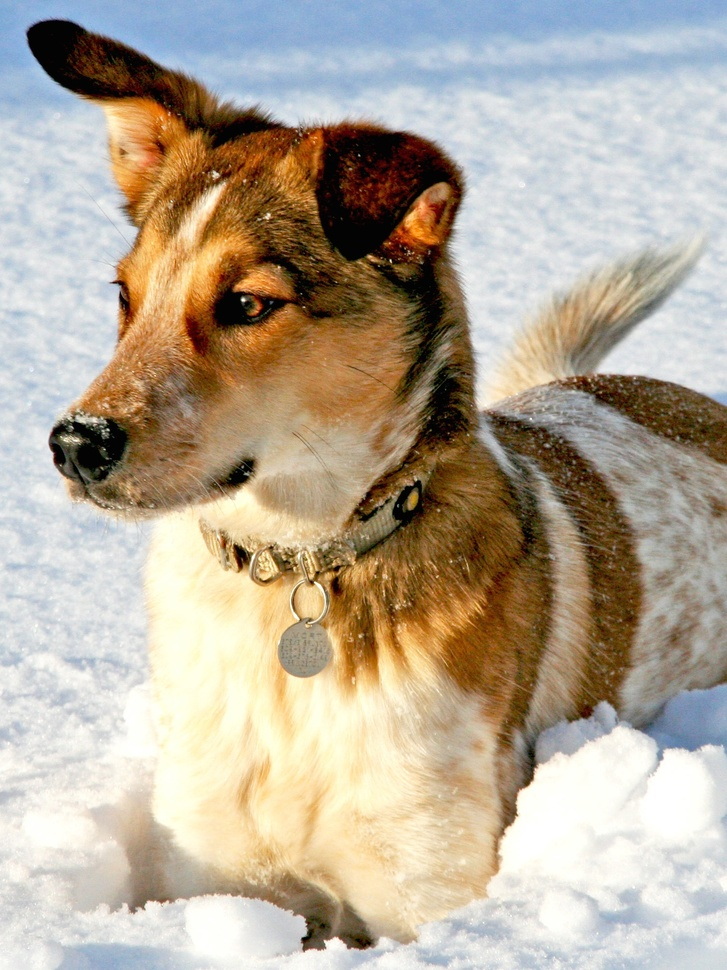
%> input picture SSPOR_pub-master/MATLAB/dog.jpg, 727 x 970 px, shrunk from 1500 x 2000 before the run
$ octave FIG_X_COMPRESS.m   (GNU Octave 9; MATLAB toolbox functions it lacks are replaced by stand-ins)
%> lines starting %> are read from the running program, lines starting %| are printed output that depends on the picture
clear all, close all, clc

figure

X = imread('dog.jpg');
%> X is the input picture: size 970x727x3 uint8; mean R, G, B 181.4, 169.5, 152
[nx,ny] = size(X);
%> nx = 970; ny = 2181
S = fft2(X); % X = Psi*s
Ssort = sort(abs(S(:)));
thresh = Ssort(ceil(.95*nx*ny));
%> thresh = 22245.5
bigind = abs(S)>thresh; % big coeffs
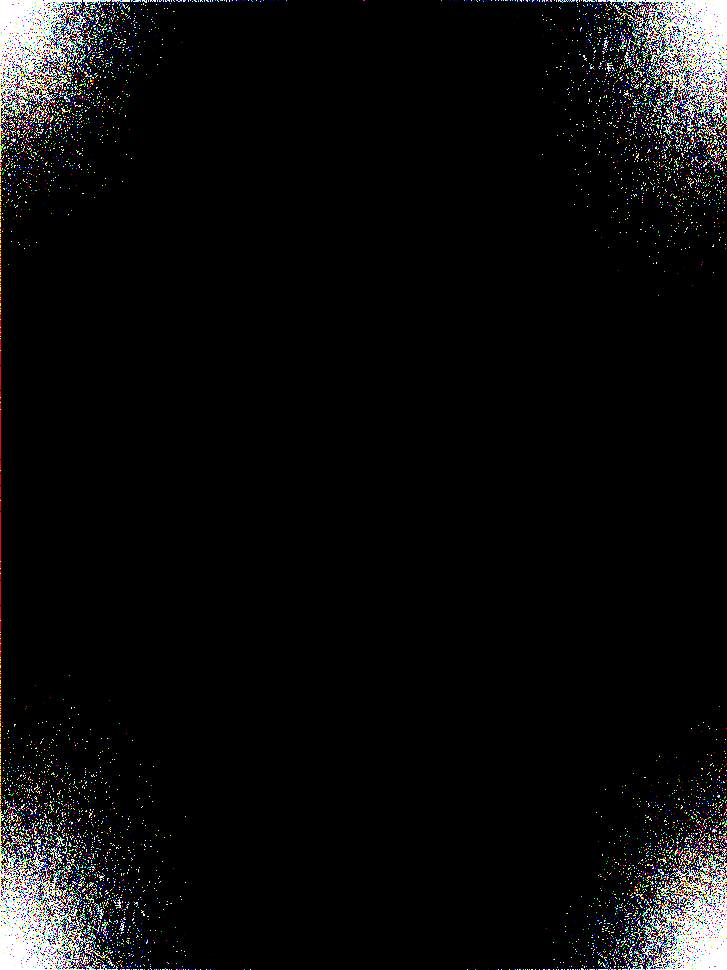
%> bigind: size 970x727x3 logical; mean R, G, B 0.05, 0.0496, 0.0504
Strunc = S.*bigind; % keep big coeffs
Xrecon = uint8(ifft2(Strunc));


imshow(X)
axis off
set(gcf,'PaperPositionMode','auto')
print('-depsc2', '-loose', '../figures/FIG_X_compressa');

F = log(abs(fftshift(S))+1);  % put FFT on log-scale
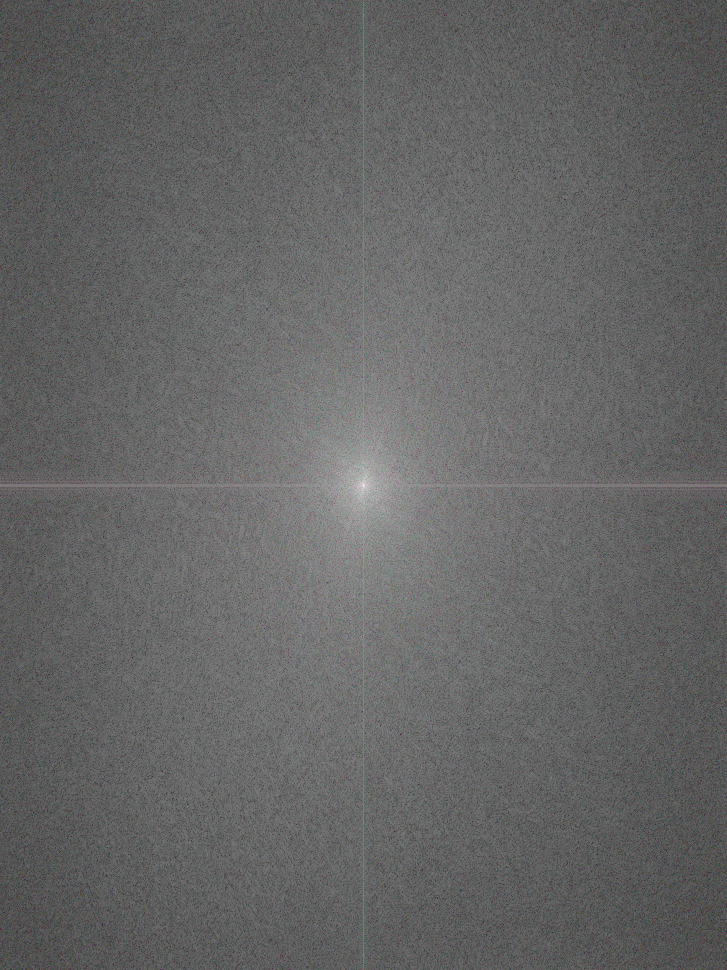
%> F: size 970x727x3 double; mean R, G, B 8.2, 8.21, 8.21; drawn with min black and max white
imshow(mat2gray(F),[]);
axis off
set(gcf,'PaperPositionMode','auto')
print('-depsc2', '-loose', '../figures/FIG_X_compressb');

%> (the run ends here)
